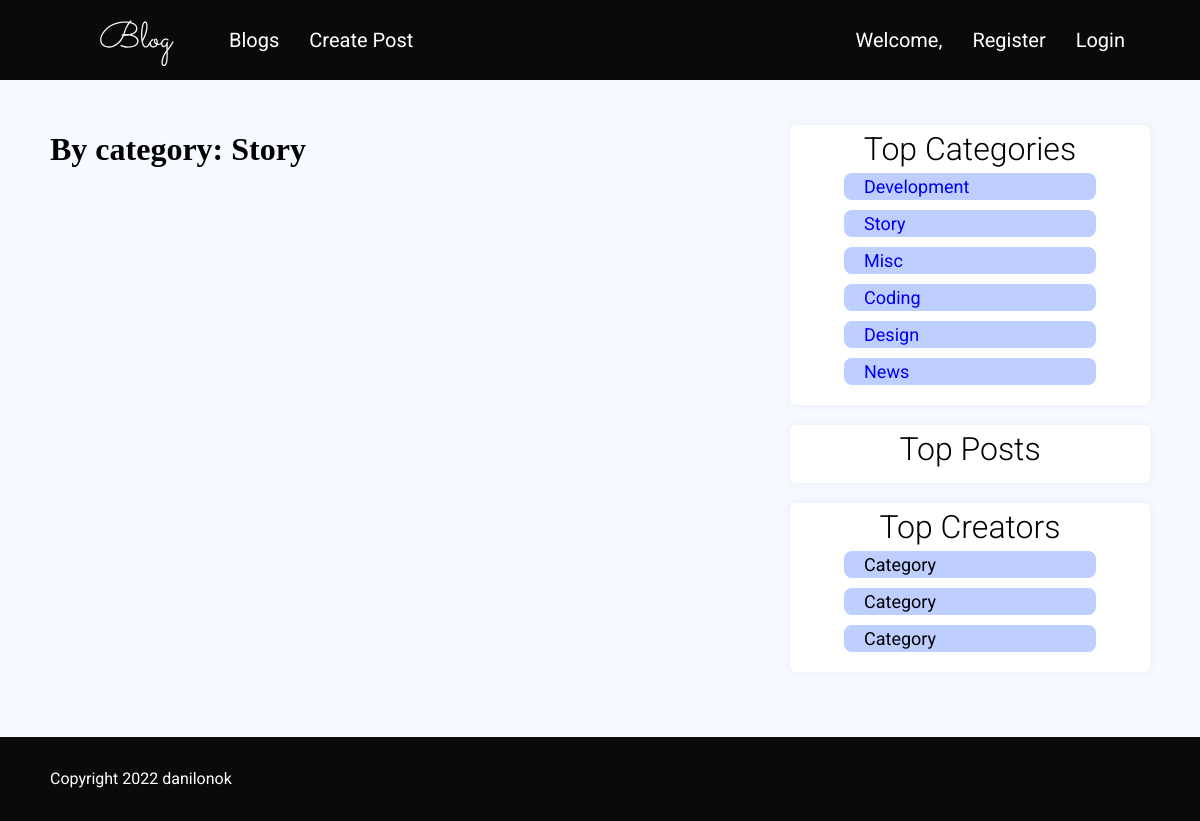
/category_posts/3, run on the app's committed database.
### blog/models.py (models this page shows)
class Category(models.Model):
    category_name = models.CharField(max_length=50)
    def __str__(self):
        return  self.category_name

### blog/views.py (the view)
# urls.py: path("category_posts/<int:category_id>", views.category_posts, name="category_posts"),
def category_posts(request, category_id):
    category = Category.objects.filter(id=category_id)[0]
    posts = Post.objects.filter(category = category_id)
    categories_list = Category.objects.all()
    context = {
        'post_list': posts,
        'category':category,
        'categories_list':categories_list,
    }
    return render(request, 'blog/category_posts.html', context)

### blog/templates/blog/category_posts.html (shortened to what this page needs)
{% extends 'blog/base.html' %}
{% block main_content %}
<main>
        <div class="column">
            <div class="card-container">
                <h1>By category: {{category}}</h1>
            </div>
        </div>
        <div class="column">
            <div class="categories-container">
                <h1>Top Categories</h1>
                <nav>
                    <ul>
                        {% for category in categories_list %}
                        <li><a href="{% url 'blog:category_posts' category.id %}">{{category.category_name}}</a></li>
                        {% endfor %}
                    </ul>
                </nav>
            </div>
            <div class="categories-container">
                <h1>Top Posts</h1>
                <nav>
                    <ul>
                    </ul>
                </nav>
            </div>
            <div class="categories-container">
                <h1>Top Creators</h1>
                <nav>
                    <ul>
                        <li><a>Category</a></li>
                        <li><a>Category</a></li>
                        <li><a>Category</a></li>
                    </ul>
                </nav>
            </div>
        </div>
    </main>
{% endblock %}

### blog/static/blog/styles.css (style rules this page uses)
*, *::before, *::after { box-sizing: border-box; }
body, h1, h2, h3, h4, p, ul[class], ol[class], li, figure, figcaption, blockquote, dl, dd { margin: 0; }
body { min-height: 100vh; scroll-behavior: smooth; text-rendering: optimizeSpeed; line-height: 1.5; }
a:not([class]) { text-decoration-skip-ink: auto; }
main { display: grid; grid-template-columns: 2fr 1fr; column-gap: 20px; }
* { list-style-type: none !important; text-decoration: none !important; }
body { background-color:#F6F9FF; }
.categories-container { background: #FFFFFF; }
.categories-container ul { margin-top: 0; }
main { margin: 45px 50px ; }
.categories-container { margin-bottom: 20px; border-radius: 6px; box-shadow: 0 0 7px 2px #00000009; }
.categories-container h1 { font-family: "Roboto"; font-size: 32px; font-weight: 300; }
.categories-container ul { margin: 0; padding: 0; padding-bottom: 10px; }
.categories-container li { display: block; background: #BDCEFF; width: 70%; margin: 0 auto; margin-bottom: 10px; border-radius: 8px; }
.categories-container li a { margin: 0 0 0 10px; padding: 10px; font-family: "Roboto"; font-size: 18px; text-align:center; }
.categories-container h1 { text-align: center; }

### data on the page
Category: category_name "Story"
Category: category_name "Development"
Category: category_name "Misc"
Category: category_name "Coding"
Category: category_name "Design"
Category: category_name "News"
